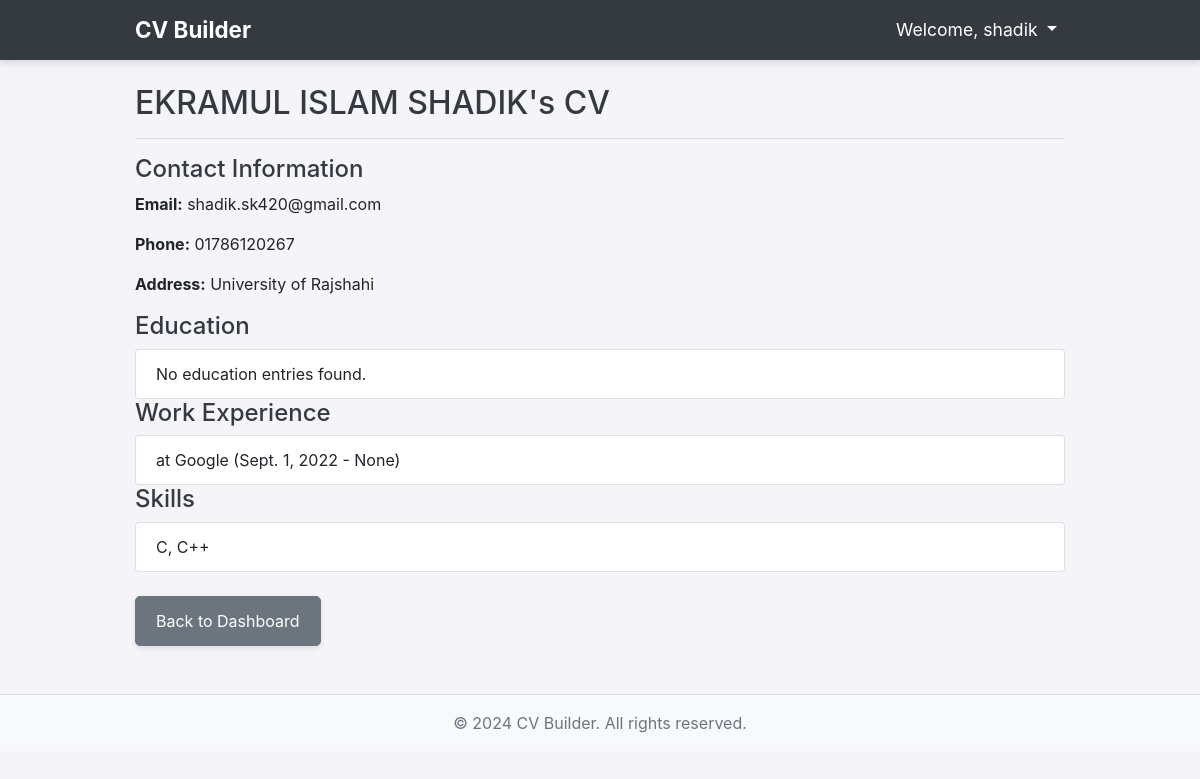
The page /cv/preview/ (signed in) on the database as committed earlier.
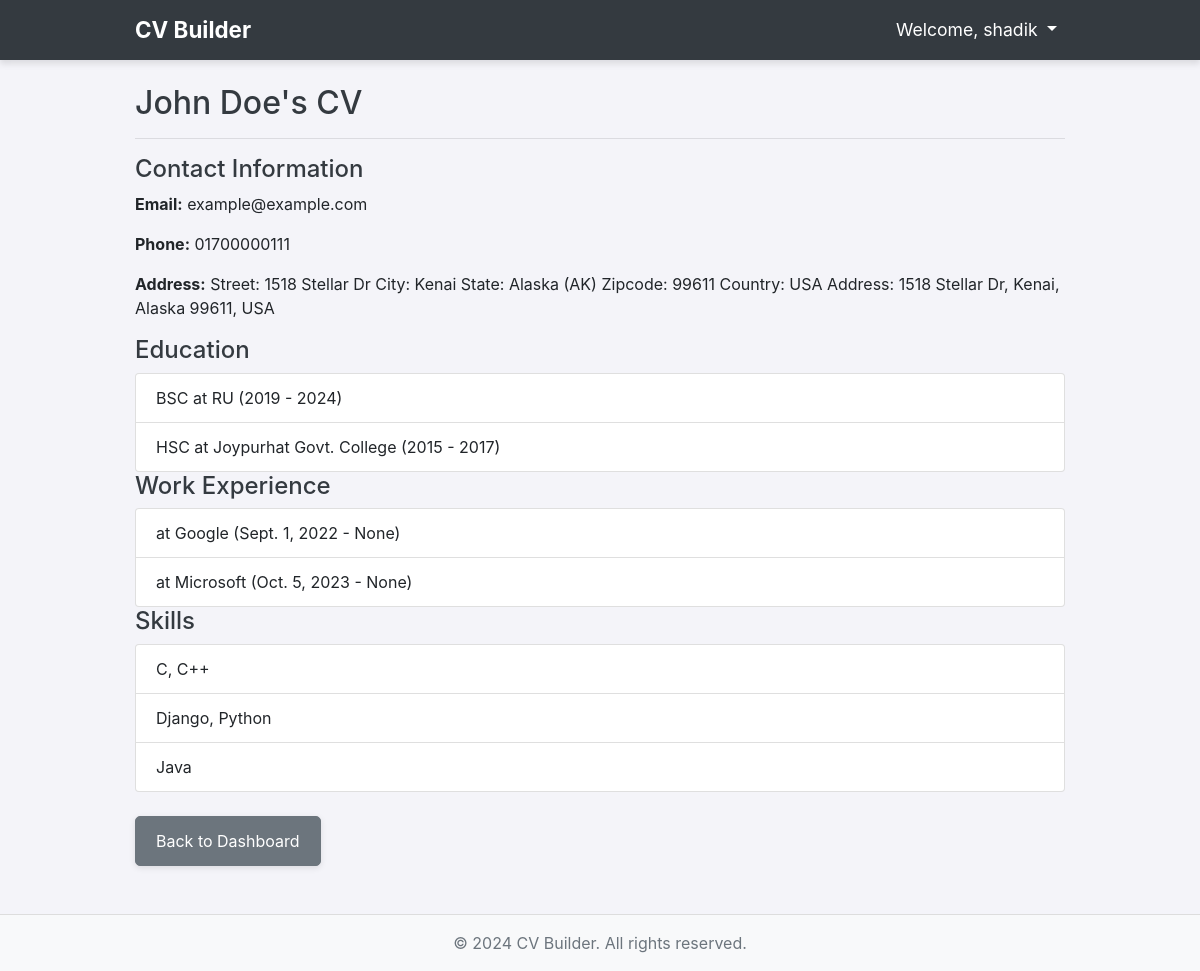
The same page on the database as committed later.
### cvs/models.py (models this page shows, shortened)
class Profile(models.Model):
    user = models.OneToOneField(User, on_delete=models.CASCADE)
    full_name = models.CharField(max_length=100)
    image_url = models.URLField(blank=True, null=True)  # URL or path for profile image
    contact_email = models.EmailField()
    phone_number = models.CharField(max_length=15)
    address = models.TextField(blank=True)
    career_objective = models.TextField(blank=True)  # Add career objective
    image = models.ImageField(upload_to='profile_pics/', blank=True, null=True)  # Image field for file upload

class WorkExperience(models.Model):
    profile = models.ForeignKey(Profile, on_delete=models.CASCADE)
    job_title = models.CharField(max_length=100)
    company = models.CharField(max_length=200)
    start_date = models.DateField()  # Job start date
    end_date = models.DateField(blank=True, null=True)  # End date can be null
    responsibilities = models.TextField()  # List of job responsibilities

class Skill(models.Model):
    profile = models.ForeignKey(Profile, on_delete=models.CASCADE)
    skill_name = models.CharField(max_length=100)
    proficiency = models.PositiveIntegerField(default=80)  # Proficiency in percentage, default 80%

class Education(models.Model):
    profile = models.ForeignKey(Profile, on_delete=models.CASCADE)
    degree = models.CharField(max_length=100)
    institution = models.CharField(max_length=200)
    start_year = models.CharField(max_length=4)
    end_year = models.CharField(max_length=4, blank=True)
    gpa = models.DecimalField(max_digits=4, decimal_places=2, blank=True, null=True)  # GPA field added

### cvs/views.py (the view)
# urls.py: path('cv/preview/', views.preview_cv, name='preview_cv'),
@login_required
def preview_cv(request):
    profile = get_object_or_404(Profile, user=request.user)
    educations = Education.objects.filter(profile=profile)
    experiences = WorkExperience.objects.filter(profile=profile)
    skills = Skill.objects.filter(profile=profile)
    context = {
        'profile': profile,
        'educations': educations,
        'experiences': experiences,
        'skills': skills
    }
    return render(request, 'cvs/preview_cv.html', context)

### cvs/templates/cvs/preview_cv.html (shortened to what this page needs)
{% extends 'cvs/base.html' %}
{% block content %}
<div class="mt-4">
    <h2>{{ profile.full_name }}'s CV</h2>
    <hr />
    <h4>Contact Information</h4>
    <p><strong>Email:</strong> {{ profile.contact_email }}</p>
    <p><strong>Phone:</strong> {{ profile.phone_number }}</p>
    <p><strong>Address:</strong> {{ profile.address }}</p>
    <h4>Education</h4>
    <ul class="list-group">
        {% for edu in educations %}
        <li class="list-group-item">
            {{ edu.degree }} at {{ edu.institution }} ({{ edu.start_year }} - {{ edu.end_year }})
        </li>
        {% empty %}
        <li class="list-group-item">No education entries found.</li>
        {% endfor %}
    </ul>
    <h4>Work Experience</h4>
    <ul class="list-group">
        {% for exp in experiences %}
        <li class="list-group-item">
            {{ exp.position }} at {{ exp.company }} ({{ exp.start_date }} - {{ exp.end_date }})
        </li>
        {% empty %}
        <li class="list-group-item">No work experience entries found.</li>
        {% endfor %}
    </ul>
    <h4>Skills</h4>
    <ul class="list-group">
        {% for skill in skills %}
        <li class="list-group-item">{{ skill.skill_name }}</li>
        {% empty %}
        <li class="list-group-item">No skills added.</li>
        {% endfor %}
    </ul>
    <div class="mt-4">
        <a href="{% url 'cvs:dashboard' %}" class="btn btn-secondary">Back to Dashboard</a>
    </div>
</div>
{% endblock %}

Rows that differ between the two databases and show on the page:
changed Profile: full_name "EKRAMUL ISLAM SHADIK" → "John Doe"; contact_email "shadik.sk420@gmail.com" → "example@example.com"; phone_number "01786120267" → "01700000111"; address "University of Rajshahi" → "Street: 1518 Stellar Dr City: Kenai State: Alaska (AK) Zipcode: 99611 Country: USA Address: 1518 Stellar Dr, Kenai, Alaska 99611, USA"
added Education: degree "BSC", institution "RU", start_year "2019", end_year "2024"
added Education: degree "HSC", institution "Joypurhat Govt. College", start_year "2015", end_year "2017"
added WorkExperience: company "Microsoft", start_date "Oct. 5, 2023", end_date "None"
added Skill: skill_name "Django, Python"
added Skill: skill_name "Java"
Other text that changed with them:
text no longer shown: "No education entries found."
